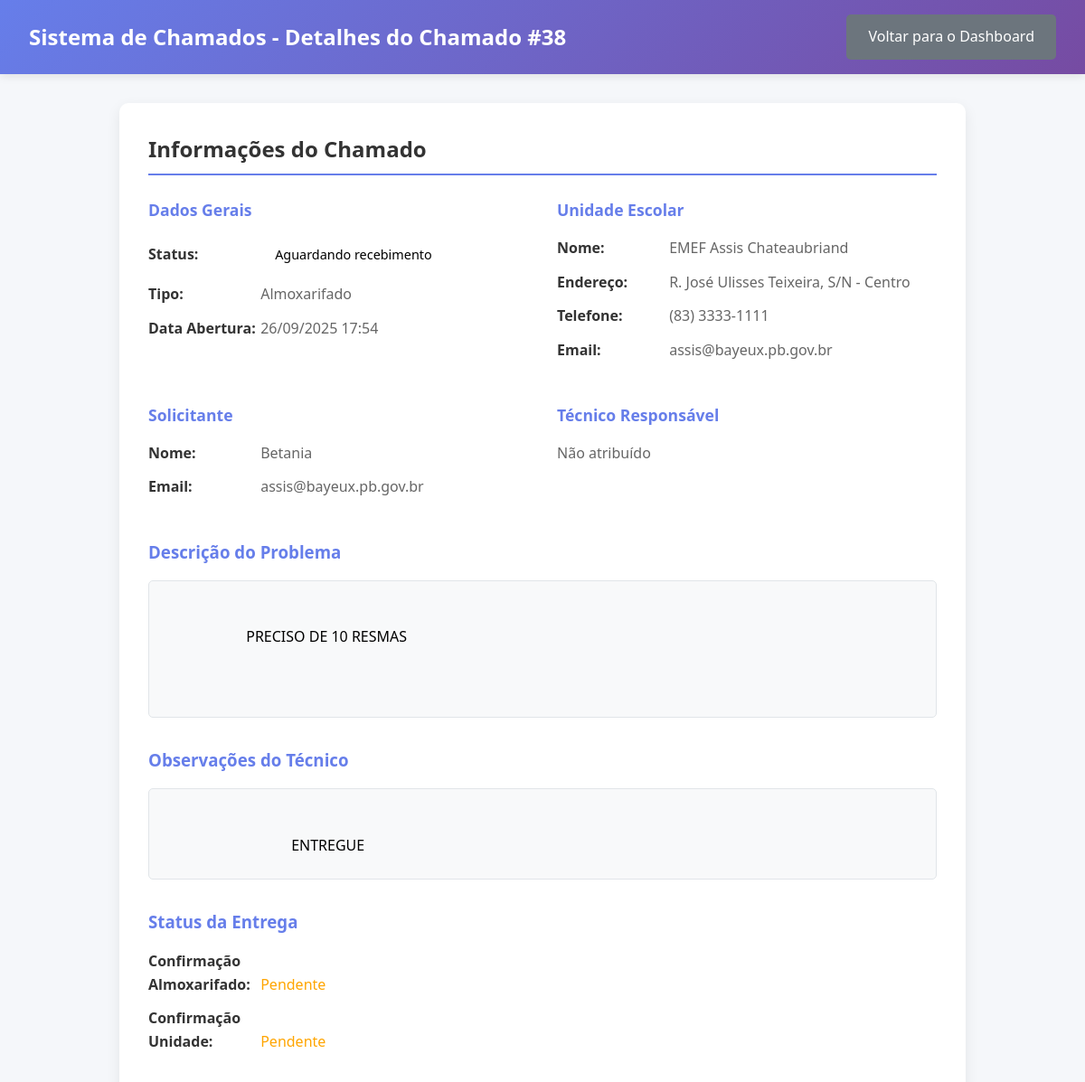
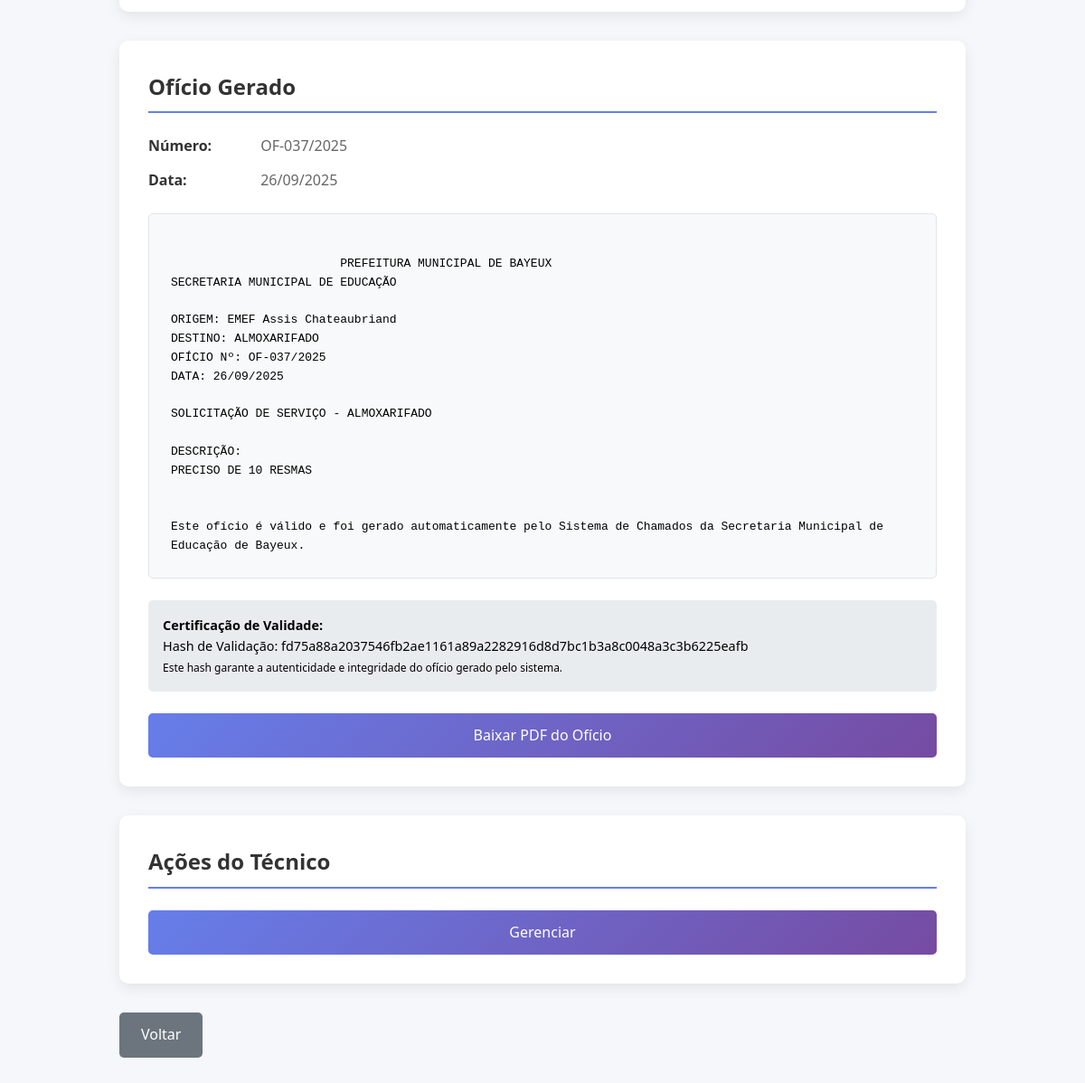
The page /ver_chamado.php?id=38 (signed in) on the database its author committed (2 pictures, top to bottom).
### tables this page shows
CREATE TABLE `chamados` (
  `id` int NOT NULL,
  `id_unidade_escolar` int DEFAULT NULL,
  `id_usuario_abertura` int NOT NULL,
  `tipo_manutencao` enum('geral','informatica','casa_da_merenda','almoxarifado') NOT NULL,
  `setor_destino` enum('manutencao_geral','informatica','casa_da_merenda','almoxarifado') NOT NULL,
  `descricao` text NOT NULL,
  `status` enum('aberto','em_andamento','concluido','cancelado','aguardando_recebimento') DEFAULT 'aberto',
  `data_abertura` timestamp NULL DEFAULT CURRENT_TIMESTAMP,
  `data_fechamento` timestamp NULL DEFAULT NULL,
  `id_tecnico_responsavel` int DEFAULT NULL,
  `observacoes_tecnico` text,
  `confirmacao_recebimento_unidade` tinyint(1) DEFAULT '0',
  `confirmacao_entrega` tinyint(1) DEFAULT '0',
  `almoxarifado_confirmacao_entrega` tinyint(1) DEFAULT '0',
  `confirmacao_servico` tinyint(1) DEFAULT '0',
  `merenda_confirmacao_entrega` tinyint(1) DEFAULT '0'
);

CREATE TABLE `unidades_escolares` (
  `id` int NOT NULL,
  `nome_unidade` varchar(200) NOT NULL,
  `endereco` varchar(300) NOT NULL,
  `telefone` varchar(20) DEFAULT NULL,
  `email` varchar(100) DEFAULT NULL,
  `data_cadastro` timestamp NULL DEFAULT CURRENT_TIMESTAMP
);

CREATE TABLE `usuarios` (
  `id` int NOT NULL,
  `nome` varchar(100) NOT NULL,
  `email` varchar(100) DEFAULT NULL,
  `senha` varchar(255) NOT NULL,
  `tipo_usuario` enum('admin','unidade_escolar','secretaria','tecnico_geral','tecnico_informatica','almoxarifado','casa_da_merenda') NOT NULL,
  `id_unidade_escolar` int DEFAULT NULL,
  `ativo` tinyint(1) DEFAULT '1',
  `data_cadastro` timestamp NULL DEFAULT CURRENT_TIMESTAMP,
  `nome_usuario` varchar(50) NOT NULL,
  `primeiro_login` tinyint(1) DEFAULT '1'
);

CREATE TABLE `oficios` (
  `id` int NOT NULL,
  `id_chamado` int NOT NULL,
  `numero_oficio` varchar(50) NOT NULL,
  `data_oficio` date NOT NULL,
  `conteudo_oficio` text NOT NULL,
  `caminho_arquivo` varchar(500) DEFAULT NULL,
  `hash_validacao` varchar(64) NOT NULL,
  `data_criacao` timestamp NULL DEFAULT CURRENT_TIMESTAMP,
  `tipo_oficio` enum('regular','entrega') DEFAULT 'regular'
);

### connection.php (called while the page is built, shortened)
<?php
function getNomeTipoManutencao($tipo) {
    $nomes = [
        "geral" => "Manutenção Geral",
        "informatica" => "Informática",
        "casa_da_merenda" => "Casa da Merenda",
        "almoxarifado" => "Almoxarifado"
    ];
    return $nomes[$tipo] ?? "Tipo Desconhecido";
}
function getUserType() {
    return $_SESSION["user"]["tipo_usuario"] ?? "guest";
}
?>

### ver_chamado.php (the view, shortened to what this page needs)
<?php
require_once 'connection.php';
$conn->set_charset("utf8mb4");
$chamado = null;
$userType = getUserType();
$chamadoId = isset($_GET['id']) && is_numeric($_GET['id']) ? (int)$_GET['id'] : 0;
if ($chamadoId > 0) {
    $query = "SELECT c.id, c.tipo_manutencao, c.descricao, c.status, c.data_abertura, c.data_fechamento, c.observacoes_tecnico, c.id_usuario_abertura,
                     c.id_tecnico_responsavel, c.almoxarifado_confirmacao_entrega, c.confirmacao_recebimento_unidade, c.id_unidade_escolar, ue.nome_unidade, ue.endereco, ue.telefone, ue.email as email_unidade,
                     u1.nome as nome_usuario_abertura, u1.email as email_usuario_abertura,
                     u2.nome as nome_tecnico_responsavel, u2.email as email_tecnico_responsavel,
                     o.numero_oficio, o.data_oficio, o.conteudo_oficio, o.hash_validacao
              FROM chamados c
              LEFT JOIN unidades_escolares ue ON c.id_unidade_escolar = ue.id
              JOIN usuarios u1 ON c.id_usuario_abertura = u1.id
              LEFT JOIN usuarios u2 ON c.id_tecnico_responsavel = u2.id
              LEFT JOIN oficios o ON c.id = o.id_chamado
              WHERE c.id = ?";
    if ($stmt = $conn->prepare($query)) {
        $stmt->bind_param("i", $chamadoId);
        $stmt->execute();
        $result = $stmt->get_result();
        if ($result->num_rows > 0) {
            $chamado = $result->fetch_assoc();
        } else {
            $mensagemErro = "Chamado não encontrado.";
        }
    } else {
        $mensagemErro = "Erro ao consultar chamado: " . $conn->error;
        error_log("Erro na consulta do chamado ID $chamadoId: " . $conn->error);
    }
} else {
    $mensagemErro = "ID do chamado inválido.";
}
$canManage = in_array($userType, ['admin', 'tecnico_informatica', 'tecnico_geral', 'almoxarifado', 'casa_da_merenda']) &&
             in_array($chamado['tipo_manutencao'], [
                 'geral' => ['admin', 'tecnico_geral'],
                 'informatica' => ['admin', 'tecnico_informatica'],
                 'almoxarifado' => ['admin', 'almoxarifado'],
                 'casa_da_merenda' => ['admin', 'casa_da_merenda']
             ][$chamado['tipo_manutencao']] ?? []);
$returnPage = [
    'admin' => 'admin_dashboard.php',
    'tecnico_informatica' => 'tecnico_dashboard.php',
    'tecnico_geral' => 'manutencao_dashboard.php',
    'almoxarifado' => 'almoxarifado_dashboard.php',
    'casa_da_merenda' => 'merenda_dashboard.php',
    'secretaria' => 'secretaria_dashboard.php',
    'unidade_escolar' => 'unidade_dashboard.php'
][$userType] ?? 'login.php';
?>
<!DOCTYPE html>
<html lang="pt-BR">
<head>
</head>
<body>
    <div class="header">
        <div class="header-content">
            <h1>Sistema de Chamados - Detalhes do Chamado #<?php echo htmlspecialchars($chamadoId); ?></h1>
            <a href="<?php echo htmlspecialchars($returnPage); ?>" class="btn btn-secondary">Voltar para o Dashboard</a>
        </div>
    </div>
    <div class="container">
        <?php if ($chamado): ?>
            <div class="card">
                <h2>Informações do Chamado</h2>
                <div class="info-grid">
                    <div class="info-section">
                        <h3>Dados Gerais</h3>
                        <div class="info-item">
                            <span class="info-label">Status:</span>
                            <span class="status <?php echo htmlspecialchars($chamado['status']); ?>">
                                <?php echo ucfirst(str_replace('_', ' ', htmlspecialchars($chamado['status']))); ?>
                            </span>
                        </div>
                        <div class="info-item">
                            <span class="info-label">Tipo:</span>
                            <span class="info-value"><?php echo htmlspecialchars(getNomeTipoManutencao($chamado['tipo_manutencao'])); ?></span>
                        </div>
                        <div class="info-item">
                            <span class="info-label">Data Abertura:</span>
                            <span class="info-value"><?php echo date('d/m/Y H:i', strtotime($chamado['data_abertura'])); ?></span>
                        </div>
                    </div>
                    <div class="info-section">
                        <h3>Unidade Escolar</h3>
                        <div class="info-item">
                            <span class="info-label">Nome:</span>
                            <span class="info-value"><?php echo htmlspecialchars($chamado['nome_unidade']); ?></span>
                        </div>
                        <div class="info-item">
                            <span class="info-label">Endereço:</span>
                            <span class="info-value"><?php echo htmlspecialchars($chamado['endereco']); ?></span>
                        </div>
                        <div class="info-item">
                            <span class="info-label">Telefone:</span>
                            <span class="info-value"><?php echo htmlspecialchars($chamado['telefone']); ?></span>
                        </div>
                        <div class="info-item">
                            <span class="info-label">Email:</span>
                            <span class="info-value"><?php echo htmlspecialchars($chamado['email_unidade']); ?></span>
                        </div>
                    </div>
                    <div class="info-section">
                        <h3>Solicitante</h3>
                        <div class="info-item">
                            <span class="info-label">Nome:</span>
                            <span class="info-value"><?php echo htmlspecialchars($chamado['nome_usuario_abertura']); ?></span>
                        </div>
                        <div class="info-item">
                            <span class="info-label">Email:</span>
                            <span class="info-value"><?php echo htmlspecialchars($chamado['email_usuario_abertura']); ?></span>
                        </div>
                    </div>
                    <div class="info-section">
                        <h3>Técnico Responsável</h3>
                        <?php if ($chamado["nome_tecnico_responsavel"]): ?>
                            <div class="info-item">
                                <span class="info-label">Nome:</span>
                                <span class="info-value"><?php echo htmlspecialchars($chamado["nome_tecnico_responsavel"]); ?></span>
                            </div>
                            <div class="info-item">
                                <span class="info-label">Email:</span>
                                <span class="info-value"><?php echo htmlspecialchars($chamado["email_tecnico_responsavel"]); ?></span>
                            </div>
                        <?php else: ?>
                            <p class="info-value">Não atribuído</p>
                        <?php endif; ?>
                    </div>
                </div>
                <h3 style="color: #667eea; margin: 2rem 0 1rem 0;">Descrição do Problema</h3>
                <div class="description-box">
                    <?php echo nl2br(htmlspecialchars($chamado['descricao'])); ?>
                </div>
                        <?php if ($chamado["observacoes_tecnico"]): ?>
                            <h3 style="color: #667eea; margin: 2rem 0 1rem 0;">Observações do Técnico</h3>
                            <div class="description-box">
                                <?php echo nl2br(htmlspecialchars($chamado["observacoes_tecnico"])); ?>
                            </div>
                        <?php endif; ?>
                        <?php if ($chamado["tipo_manutencao"] == "almoxarifado"): ?>
                            <h3 style="color: #667eea; margin: 2rem 0 1rem 0;">Status da Entrega</h3>
                            <div class="info-item">
                                <span class="info-label">Confirmação Almoxarifado:</span>
                                <span class="info-value">
                                    <?php echo ($chamado["almoxarifado_confirmacao_entrega"] ?? 0) == 1 ?
                                        "<span style=\"color: green;\">Confirmado</span>" :
                                        "<span style=\"color: orange;\">Pendente</span>";
                                    ?>
                                </span>
                            </div>
                            <div class="info-item">
                                <span class="info-label">Confirmação Unidade:</span>
                                <span class="info-value">
                                    <?php echo ($chamado["confirmacao_recebimento_unidade"] ?? 0) == 1 ?
                                        "<span style=\"color: green;\">Confirmado</span>" :
                                        "<span style=\"color: orange;\">Pendente</span>";
                                    ?>
                                </span>
                            </div>
                        <?php endif; ?>
            </div>
            <?php if ($chamado['numero_oficio']): ?>
                <div class="card">
                    <h2>Ofício Gerado</h2>
                    <div class="info-item">
                        <span class="info-label">Número:</span>
                        <span class="info-value"><?php echo htmlspecialchars($chamado['numero_oficio']); ?></span>
                    </div>
                    <div class="info-item">
                        <span class="info-label">Data:</span>
                        <span class="info-value"><?php echo date('d/m/Y', strtotime($chamado['data_oficio'])); ?></span>
                    </div>
                    <div class="oficio-box">
                        <?php echo htmlspecialchars($chamado['conteudo_oficio']); ?>
                    </div>
                    <div class="hash-validation">
                        <strong>Certificação de Validade:</strong><br>
                        Hash de Validação: <?php echo $chamado['hash_validacao']; ?><br>
                        <small>Este hash garante a autenticidade e integridade do ofício gerado pelo sistema.</small>
                    </div>
                    <div class="actions">
                        <a href="gerar_pdf_oficio.php?id=<?php echo $chamado['id']; ?>" class="btn" target="_blank">Baixar PDF do Ofício</a>
                    </div>
                </div>
            <?php endif; ?>
            <?php if ($canManage): ?>
                <div class="card">
                    <h2>Ações do Técnico</h2>
                    <div class="actions">
                        <?php if ($_SESSION['user']['tipo_usuario'] == 'admin'): ?>
                            <a href="gerenciar_chamados.php?id=<?php echo $chamado['id']; ?>" class="btn">Gerenciar</a>
                        <?php endif; ?>
                    </div>
                </div>
            <?php endif; ?>
            <div class="d-flex gap-2 mt-3">
                <a href="<?php echo htmlspecialchars($returnPage); ?>" class="btn btn-secondary">
                    <i class="bi bi-arrow-left"></i> Voltar
                </a>
            </div>
        <?php endif; ?>
    </div>
</body>
</html>

### ver_chamado.php (style rules this page uses)
* { margin: 0; padding: 0; box-sizing: border-box; }
body { font-family: 'Segoe UI', Tahoma, Geneva, Verdana, sans-serif; background: #f5f7fa; line-height: 1.6; }
.header { background: linear-gradient(135deg, #667eea 0%, #764ba2 100%); color: white; padding: 1rem 0; box-shadow: 0 2px 10px rgba(0,0,0,0.1); }
.header-content { max-width: 1200px; margin: 0 auto; padding: 0 2rem; display: flex; justify-content: space-between; align-items: center; }
.header h1 { font-size: 1.5rem; }
.container { max-width: 1000px; margin: 2rem auto; padding: 0 2rem; }
.card { background: white; border-radius: 10px; padding: 2rem; margin-bottom: 2rem; box-shadow: 0 5px 15px rgba(0,0,0,0.08); }
.card h2 { color: #333; margin-bottom: 1.5rem; border-bottom: 2px solid #667eea; padding-bottom: 0.5rem; }
.info-grid { display: grid; grid-template-columns: repeat(auto-fit, minmax(300px, 1fr)); gap: 2rem; }
.info-section h3 { color: #667eea; margin-bottom: 1rem; font-size: 1.1rem; }
.info-item { margin-bottom: 0.75rem; }
.info-label { font-weight: 600; color: #333; display: inline-block; width: 120px; }
.info-value { color: #666; }
.status { padding: 0.5rem 1rem; border-radius: 25px; font-size: 0.9rem; font-weight: 500; display: inline-block; }
.btn { display: inline-block; padding: 0.75rem 1.5rem; background: linear-gradient(135deg, #667eea 0%, #764ba2 100%); color: white; text-decoration: none; border: none; border-radius: 5px; transition: transform 0.2s; cursor: pointer; }
.btn-secondary { background: #6c757d; }
.description-box { background: #f8f9fa; padding: 1.5rem; border-radius: 5px; border: 1px solid #e1e5e9; margin-bottom: 2rem; white-space: pre-wrap; }
.oficio-box { background: #f8f9fa; padding: 1.5rem; border-radius: 5px; border: 1px solid #e1e5e9; margin: 1.5rem 0; white-space: pre-wrap; font-family: monospace; }
.hash-validation { background: #e9ecef; padding: 1rem; border-radius: 5px; margin-top: 1rem; font-size: 0.9rem; }
.actions { display: flex; gap: 1rem; margin-top: 1.5rem; }
.actions a { flex: 1; text-align: center; }

### rows shown on the page
chamados: status "Aguardando recebimento", tipo_manutencao "Almoxarifado", data_abertura "26/09/2025 17:54", id_unidade_escolar.nome_unidade "EMEF Assis Chateaubriand", id_unidade_escolar.endereco "R. José Ulisses Teixeira, S/N - Centro", id_unidade_escolar.telefone "(83) 3333-1111", id_unidade_escolar.email "assis@bayeux.pb.gov.br", id_usuario_abertura.nome "Betania", id_usuario_abertura.email "assis@bayeux.pb.gov.br", descricao "PRECISO DE 10 RESMAS", observacoes_tecnico "ENTREGUE", oficios.numero_oficio "OF-037/2025", oficios.data_oficio "26/09/2025", oficios.conteudo_oficio "PREFEITURA MUNICIPAL DE BAYEUX SECRETARIA MUNICIPAL DE EDUCAÇÃO ORIGEM: EMEF Assis Chateaubriand DESTINO: ALMOXARIFADO OFÍCIO Nº: OF-037/2025 DATA: 26/09/2025 SOLICITAÇÃO DE SERVIÇO - ALMOXARIFADO DESCRIÇÃO: PRECISO DE 10 RESMAS Este ofício é válido e foi gerado automaticamente pelo Sistema de Chamados da Secretaria Municipal de Educação de Bayeux.", oficios.hash_validacao "fd75a88a2037546fb2ae1161a89a2282916d8d7bc1b3a8c0048a3c3b6225eafb"

### other values the page prints
$chamadoId "38"
